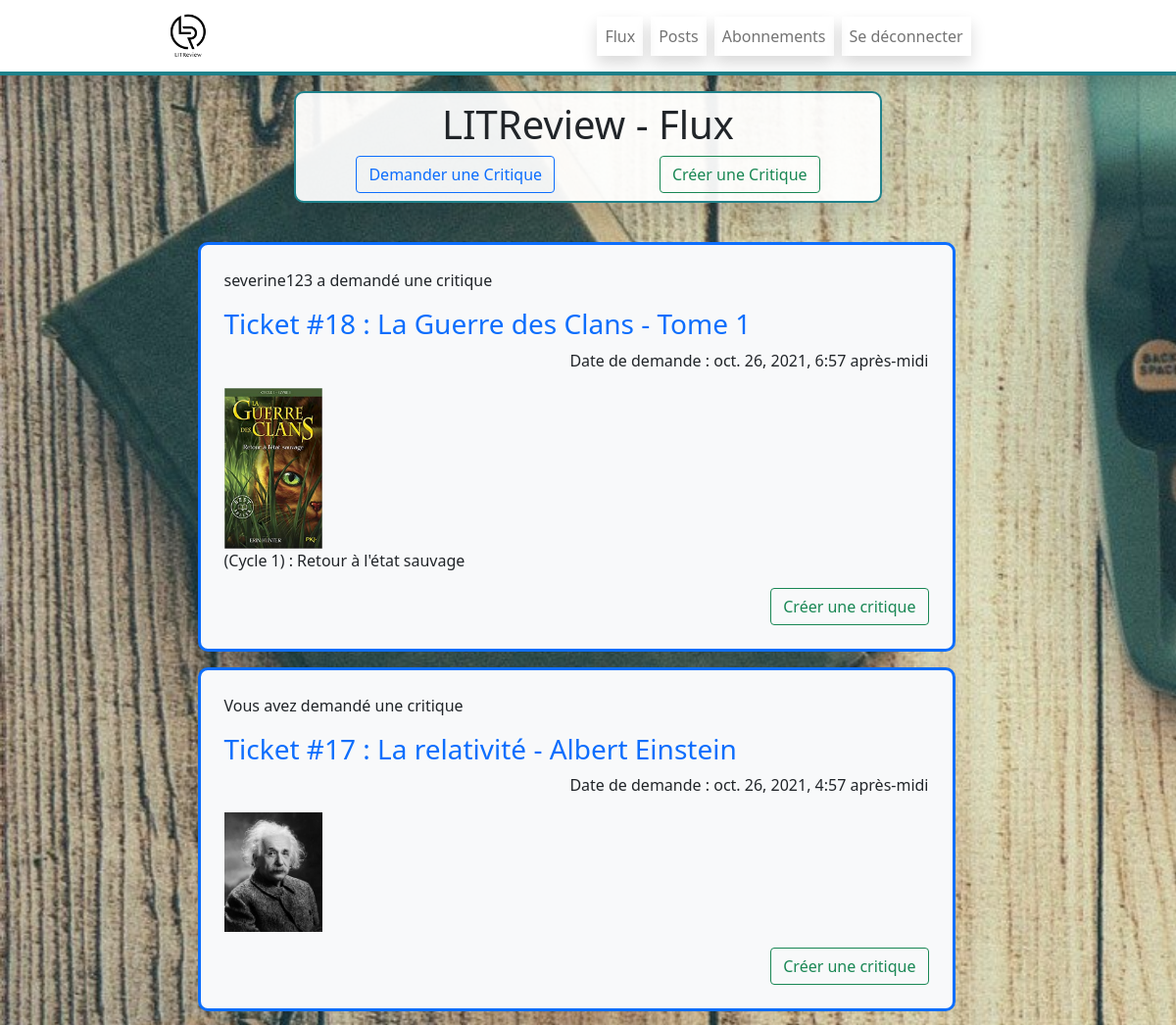
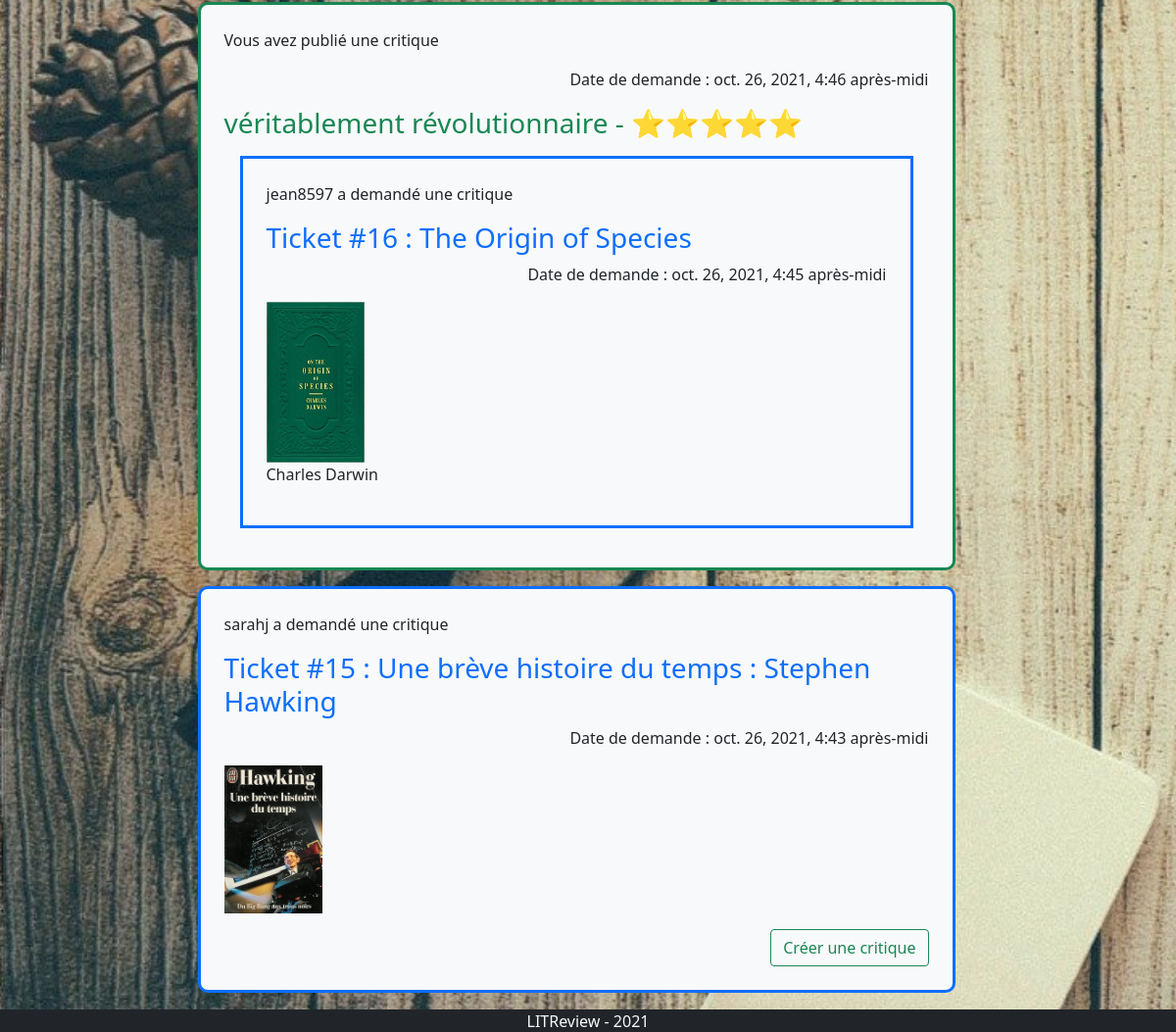
The page /home (signed in) on the database its author committed (2 pictures, top to bottom).
### review/models.py (models this page shows)
class Ticket(models.Model):
    title = models.CharField(max_length=128, null=True,
                             blank=True, verbose_name="Titre du Ticket")
    description = models.TextField(max_length=2048, blank=True, null=True)
    user = models.ForeignKey(
        to=settings.AUTH_USER_MODEL, on_delete=models.CASCADE, blank=True, null=True)
    image = models.ImageField(null=True)
    time_created = models.DateTimeField(
        default=timezone.now)

class Review(models.Model):
    ticket = models.ForeignKey(Ticket, on_delete=models.CASCADE)
    rating = models.PositiveSmallIntegerField(
        validators=[MinValueValidator(0), MaxValueValidator(5)], verbose_name="Note", help_text="Note attribuée à la critique")
    headline = models.CharField(
        max_length=128, blank=True, null=True,  verbose_name="Titre de Critique")
    body = models.TextField(max_length=8192, blank=True,
                            null=True,  verbose_name="Commentaire")
    user = models.ForeignKey(
        to=settings.AUTH_USER_MODEL, on_delete=models.CASCADE, blank=True, null=True)
    time_created = models.DateTimeField(
        default=timezone.now)

### authentication/models.py (models this page shows)
class User(AbstractUser):
    profile_photo = models.ImageField(
        upload_to=settings.MEDIA_ROOT.joinpath('profile/'), verbose_name='Photo de profil')

### review/views.py (the view)
# urls.py: path('home', views.flux, name='home'),
@ login_required
def flux(request):
    all_followed = models.UserFollows.objects.filter(user=request.user.id)
    all_followed_id = [followed.followed_user_id for followed in all_followed]
    all_followed_id.append(request.user.id)
    all_tickets = models.Ticket.objects.all().order_by('-time_created')
    tickets = models.Ticket.objects.all().order_by(
        '-time_created').filter(user_id__in=all_followed_id)
    reviews = models.Review.objects.all().order_by(
        '-time_created').filter(user_id__in=all_followed_id)
    all_ticket = [ticket for ticket in tickets]
    for ticket in all_tickets:
        for review in reviews:
            if review.user_id not in all_followed_id:
                pass
            else:
                if review.ticket_id == ticket.id:
                    ticket.review = review
                    all_ticket.append(ticket)
                    print("append")
    all_ticket_id = [ticket.id for ticket in all_ticket]
    all_ticket_id.sort()
    all_tickets = models.Ticket.objects.filter(
        id__in=all_ticket_id).order_by('-time_created')
    all_ticket = [ticket for ticket in all_tickets]
    for ticket in all_ticket:
        for review in reviews:
            if review.ticket_id == ticket.id:
                ticket.review = review
    return render(request, 'review/flux.html', context={"tickets": all_ticket, "reviews": reviews})

### review/templates/review/flux.html (shortened to what this page needs)
{% extends '_base.html' %} {% load static %}
{% block main_content %}
<div
  class="container col-12 col-md-9 col-lg-6 m-auto p-2 shadow-lg borderTitle"
>
  <div class="column">
    <div class="jumbotron text-center">
      <h1>LITReview - Flux</h1>
    </div>
    <div class="d-flex flex-row justify-content-center">
      <a
        style="text-decoration: none"
        href="{% url 'review:create_new_ticket' %}"
        class="btn btn-outline-primary m-auto"
        >Demander une Critique</a
      >
      <a
        style="text-decoration: none"
        href="{% url 'review:create_new_ticket_and_review' %}"
        class="btn btn-outline-success m-auto"
        >Créer une Critique</a
      >
    </div>
  </div>
</div>
<div class="container">
  <div class="row col-12 d-flex flex-row justify-content-around">
    <div class="col-sm-12 col-md-9 m-2 p-3">
      {% for ticket in tickets %}
      {% if ticket.review %}
      <div class="border border-success border-3 p-4 m-3 bg-light borderLeft">
        {% if ticket.review.user_id == request.user.id %}
        <p>Vous avez publié une critique</p>
        {% else %}
        <p>{{ticket.review.user}} a publié une critique</p>
        {% endif%}
        <p class="text-end">Date de demande : {{ticket.review.time_created}}</p>
        <h3 class="text-success">
          {{ ticket.review.headline }} -
          {% if ticket.review.rating == 5 %}⭐️⭐️⭐️⭐️⭐️{% endif%}
        </h3>
        <div class="border border-primary border-3 p-4 m-3">
          {% if ticket.user_id == request.user.id %}
          <p>Vous avez demandé une critique</p>
          {% else %}
          <p>{{ticket.user}} a demandé une critique</p>
          {% endif %}
          <a
            href="../ticket/{{ ticket.id }}"
            style="color: inherit; text-decoration: none"
          >
            <h3 class="text-primary">
              Ticket #{{ ticket.id }} : {{ ticket.title }}
            </h3></a
          >
          <p class="text-end">Date de demande : {{ticket.time_created}}</p>
          {% if ticket.image.url %}
          <img src="{{ ticket.image.url }}" width="100px" />
          {% endif %}
          <p>{{ ticket.description }}</p>
        </div>
      </div>
      {% else %}
      <div class="border border-primary border-3 p-4 m-3 bg-light borderLeft">
        {% if ticket.user_id == request.user.id %}
        <p>Vous avez demandé une critique</p>
        {% else %}
        <p>{{ticket.user}} a demandé une critique</p>
        {% endif%}
        <a
          href="../ticket/{{ ticket.id }}"
          style="color: inherit; text-decoration: none"
        >
          <h3 class="text-primary">
            Ticket #{{ ticket.id }} : {{ ticket.title }}
          </h3></a
        >
        <p class="text-end">Date de demande : {{ticket.time_created}}</p>
        {% if ticket.image.url %}
        <img src="{{ ticket.image.url }}" width="100px" />
        {% endif %}
        <p>{{ ticket.description }}</p>
        <div class="text-end">
          <button class="btn btn-outline-success">
            <a
              href="../create_new_review_for_ticket/{{ticket.id}}"
              style="color: inherit; text-decoration: none"
              >Créer une critique</a
            >
          </button>
        </div>
      </div>
      {% endif %}{% endfor %}
    </div>
  </div>
</div>
{% endblock main_content %}

### litreview_project/templates/_base.html (shortened to what this page needs)
<!DOCTYPE html>
<html lang="fr">
  <head>
    {% load static %}
    <link
      href="https://cdn.jsdelivr.net/npm/bootstrap@5.1.1/dist/css/bootstrap.min.css"
      rel="stylesheet"
    />
    <link
      href="{% static 'litreview_project/css/style.css' %}"
      rel="stylesheet"
    />
  </head>
  <body>
    {% include "partials/_header.html" %} {% block main_content %} {%endblock %}
    {% include "partials/_footer.html" %}
  </body>
</html>

### litreview_project/templates/partials/_header.html (shortened to what this page needs)
{% load static %} {% block header %}
<div
  id="divNavBar"
  class="bg-light mb-3 sticky-top shadow d-flex flew-row justify-content-center"
>
  <nav
    class="
      col
      navbar navbar-expand-md navbar-light
      d-flex
      justify-content-center
    "
  >
    <div class="col-4 text-center">
      <img
        class="navbar-brand"
        src="{% static 'litreview_project/img/logo_litreview.png' %}"
        alt="Logo de LITReview"
        data-toggle="tooltip"
        data-placement="bottom"
        title="Le logo de Logo de LITReview"
        width="10%"
      />
    </div>
    {% if user.is_authenticated %}
    <div
      id="navbarSupportedContent"
      class="collapse navbar-collapse text-center m-auto"
    >
      <ul
        class="
          col-sm-6 col-md-9
          navbar-nav
          d-flex
          justify-content-center
          m-auto
        "
      >
        <li class="nav-item mx-1 shadow">
          <a class="nav-link" href="{% url 'review:flux' %}"> Flux </a>
        </li>
        <li class="nav-item mx-1 shadow">
          <a class="nav-link" href="{% url 'review:posts' %}"> Posts </a>
        </li>
        <li class="nav-item mx-1 shadow">
          <a class="nav-link" href="{% url 'review:follow' %}"> Abonnements </a>
        </li>
        <li class="nav-item mx-1 shadow">
          <a class="nav-link" href="{% url 'authentication:deconnexion' %}">
            Se déconnecter
          </a>
        </li>
      </ul>
    </div>
    {% endif %}
  </nav>
</div>
{% endblock %}

### litreview_project/templates/partials/_footer.html
{% block footer %}
<div
  class="container-fluid bg-dark"
  style="
    background-color: #ffffff;
    position: fixed;
    bottom: -1px;
    width: 100%;
    z-index: 1;
  "
>
  <div class="row">
    <div class="col text-center text-light">LITReview - 2021</div>
  </div>
</div>
{% endblock %}

### litreview_project/static/litreview_project/css/style.css (style rules this page uses)
.navbar { transition: 400ms ease-in-out; background-color : #ffffff ; border-bottom: #1F828B solid 4px; }
#divNavBar { top: -2; width: 100%; transition: top 0.3s ease-in-out; }
.borderLeft { transition: all 300ms; background-color: #ffffffee; border: solid 1px #1F828B ; border-left: solid 10px #1F828B ; border-radius: 10px; display: block; }
.borderTitle { transition: all 300ms; background-color: #ffffffee; border: solid 2px #1F828B ; border-radius: 10px; display: block; }

### rows shown on the page
Ticket: user "severine123", id "18", title "La Guerre des Clans - Tome 1", time_created "oct. 26, 2021, 6:57 après-midi", image (picture), description "(Cycle 1) : Retour à l'état sauvage"
Ticket: shows "Vous avez demandé une critique", id "17", title "La relativité - Albert Einstein", time_created "oct. 26, 2021, 4:57 après-midi", image (picture)
Ticket: shows "Vous avez publié une critique", review.time_created "oct. 26, 2021, 4:46 après-midi", review.headline "véritablement révolutionnaire", user "jean8597", id "16", title "The Origin of Species", time_created "oct. 26, 2021, 4:45 après-midi", image (picture), description "Charles Darwin"
Ticket: user "sarahj", id "15", title "Une brève histoire du temps : Stephen Hawking", time_created "oct. 26, 2021, 4:43 après-midi", image (picture)
